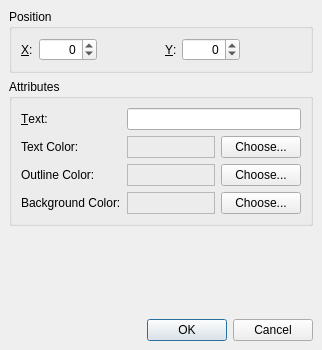
<ui version="4.0" >
 <class>PropertiesDialog</class>
 <widget class="QDialog" name="PropertiesDialog" >
  <property name="geometry" >
   <rect>
    <x>0</x>
    <y>0</y>
    <width>322</width>
    <height>350</height>
   </rect>
  </property>
  <property name="windowTitle" >
   <string>Edit Properties</string>
  </property>
  <layout class="QVBoxLayout" >
   <property name="spacing" >
    <number>6</number>
   </property>
   <property name="leftMargin" >
    <number>9</number>
   </property>
   <property name="topMargin" >
    <number>9</number>
   </property>
   <property name="rightMargin" >
    <number>9</number>
   </property>
   <property name="bottomMargin" >
    <number>9</number>
   </property>
   <item>
    <widget class="QGroupBox" name="groupBox" >
     <property name="title" >
      <string>Position</string>
     </property>
     <layout class="QHBoxLayout" >
      <property name="spacing" >
       <number>6</number>
      </property>
      <property name="leftMargin" >
       <number>9</number>
      </property>
      <property name="topMargin" >
       <number>9</number>
      </property>
      <property name="rightMargin" >
       <number>9</number>
      </property>
      <property name="bottomMargin" >
       <number>9</number>
      </property>
      <item>
       <widget class="QLabel" name="label" >
        <property name="text" >
         <string>&amp;X:</string>
        </property>
        <property name="buddy" >
         <cstring>xSpinBox</cstring>
        </property>
       </widget>
      </item>
      <item>
       <widget class="QSpinBox" name="xSpinBox" >
        <property name="alignment" >
         <set>Qt::AlignRight</set>
        </property>
        <property name="minimum" >
         <number>-1000</number>
        </property>
        <property name="maximum" >
         <number>1000</number>
        </property>
       </widget>
      </item>
      <item>
       <spacer>
        <property name="orientation" >
         <enum>Qt::Horizontal</enum>
        </property>
        <property name="sizeHint" >
         <size>
          <width>31</width>
          <height>20</height>
         </size>
        </property>
       </spacer>
      </item>
      <item>
       <widget class="QLabel" name="label_2" >
        <property name="text" >
         <string>&amp;Y:</string>
        </property>
        <property name="buddy" >
         <cstring>ySpinBox</cstring>
        </property>
       </widget>
      </item>
      <item>
       <widget class="QSpinBox" name="ySpinBox" >
        <property name="alignment" >
         <set>Qt::AlignRight</set>
        </property>
        <property name="minimum" >
         <number>-1000</number>
        </property>
        <property name="maximum" >
         <number>1000</number>
        </property>
       </widget>
      </item>
      <item>
       <spacer>
        <property name="orientation" >
         <enum>Qt::Horizontal</enum>
        </property>
        <property name="sizeHint" >
         <size>
          <width>40</width>
          <height>20</height>
         </size>
        </property>
       </spacer>
      </item>
     </layout>
    </widget>
   </item>
   <item>
    <widget class="QGroupBox" name="groupBox_2" >
     <property name="title" >
      <string>Attributes</string>
     </property>
     <layout class="QGridLayout" >
      <property name="leftMargin" >
       <number>9</number>
      </property>
      <property name="topMargin" >
       <number>9</number>
      </property>
      <property name="rightMargin" >
       <number>9</number>
      </property>
      <property name="bottomMargin" >
       <number>9</number>
      </property>
      <property name="horizontalSpacing" >
       <number>6</number>
      </property>
      <property name="verticalSpacing" >
       <number>6</number>
      </property>
      <item row="0" column="1" colspan="2" >
       <widget class="QLineEdit" name="textLineEdit" />
      </item>
      <item row="0" column="0" >
       <widget class="QLabel" name="label_4" >
        <property name="text" >
         <string>&amp;Text:</string>
        </property>
        <property name="buddy" >
         <cstring>textLineEdit</cstring>
        </property>
       </widget>
      </item>
      <item row="1" column="0" >
       <widget class="QLabel" name="label_9" >
        <property name="text" >
         <string>Text Color:</string>
        </property>
       </widget>
      </item>
      <item row="1" column="1" >
       <widget class="QLabel" name="textColorLabel" >
        <property name="sizePolicy" >
         <sizepolicy vsizetype="Preferred" hsizetype="Expanding" >
          <horstretch>0</horstretch>
          <verstretch>0</verstretch>
         </sizepolicy>
        </property>
        <property name="frameShape" >
         <enum>QFrame::StyledPanel</enum>
        </property>
        <property name="frameShadow" >
         <enum>QFrame::Raised</enum>
        </property>
        <property name="scaledContents" >
         <bool>true</bool>
        </property>
       </widget>
      </item>
      <item row="1" column="2" >
       <widget class="QPushButton" name="textColorButton" >
        <property name="text" >
         <string>Choose...</string>
        </property>
       </widget>
      </item>
      <item row="2" column="0" >
       <widget class="QLabel" name="label_5" >
        <property name="text" >
         <string>Outline Color:</string>
        </property>
       </widget>
      </item>
      <item row="2" column="1" >
       <widget class="QLabel" name="outlineColorLabel" >
        <property name="sizePolicy" >
         <sizepolicy vsizetype="Preferred" hsizetype="Expanding" >
          <horstretch>0</horstretch>
          <verstretch>0</verstretch>
         </sizepolicy>
        </property>
        <property name="frameShape" >
         <enum>QFrame::StyledPanel</enum>
        </property>
        <property name="frameShadow" >
         <enum>QFrame::Raised</enum>
        </property>
        <property name="scaledContents" >
         <bool>true</bool>
        </property>
       </widget>
      </item>
      <item row="2" column="2" >
       <widget class="QPushButton" name="outlineColorButton" >
        <property name="text" >
         <string>Choose...</string>
        </property>
       </widget>
      </item>
      <item row="3" column="2" >
       <widget class="QPushButton" name="backgroundColorButton" >
        <property name="text" >
         <string>Choose...</string>
        </property>
       </widget>
      </item>
      <item row="3" column="1" >
       <widget class="QLabel" name="backgroundColorLabel" >
        <property name="sizePolicy" >
         <sizepolicy vsizetype="Preferred" hsizetype="Expanding" >
          <horstretch>0</horstretch>
          <verstretch>0</verstretch>
         </sizepolicy>
        </property>
        <property name="frameShape" >
         <enum>QFrame::StyledPanel</enum>
        </property>
        <property name="frameShadow" >
         <enum>QFrame::Raised</enum>
        </property>
        <property name="scaledContents" >
         <bool>true</bool>
        </property>
       </widget>
      </item>
      <item row="3" column="0" >
       <widget class="QLabel" name="label_7" >
        <property name="text" >
         <string>Background Color:</string>
        </property>
       </widget>
      </item>
     </layout>
    </widget>
   </item>
   <item>
    <spacer>
     <property name="orientation" >
      <enum>Qt::Vertical</enum>
     </property>
     <property name="sizeHint" >
      <size>
       <width>20</width>
       <height>16</height>
      </size>
     </property>
    </spacer>
   </item>
   <item>
    <widget class="QDialogButtonBox" name="buttonBox" >
     <property name="orientation" >
      <enum>Qt::Horizontal</enum>
     </property>
     <property name="standardButtons" >
      <set>QDialogButtonBox::Cancel|QDialogButtonBox::NoButton|QDialogButtonBox::Ok</set>
     </property>
    </widget>
   </item>
  </layout>
 </widget>
 <resources/>
 <connections>
  <connection>
   <sender>buttonBox</sender>
   <signal>accepted()</signal>
   <receiver>PropertiesDialog</receiver>
   <slot>accept()</slot>
   <hints>
    <hint type="sourcelabel" >
     <x>248</x>
     <y>254</y>
    </hint>
    <hint type="destinationlabel" >
     <x>157</x>
     <y>274</y>
    </hint>
   </hints>
  </connection>
  <connection>
   <sender>buttonBox</sender>
   <signal>rejected()</signal>
   <receiver>PropertiesDialog</receiver>
   <slot>reject()</slot>
   <hints>
    <hint type="sourcelabel" >
     <x>316</x>
     <y>260</y>
    </hint>
    <hint type="destinationlabel" >
     <x>286</x>
     <y>274</y>
    </hint>
   </hints>
  </connection>
 </connections>
</ui>
